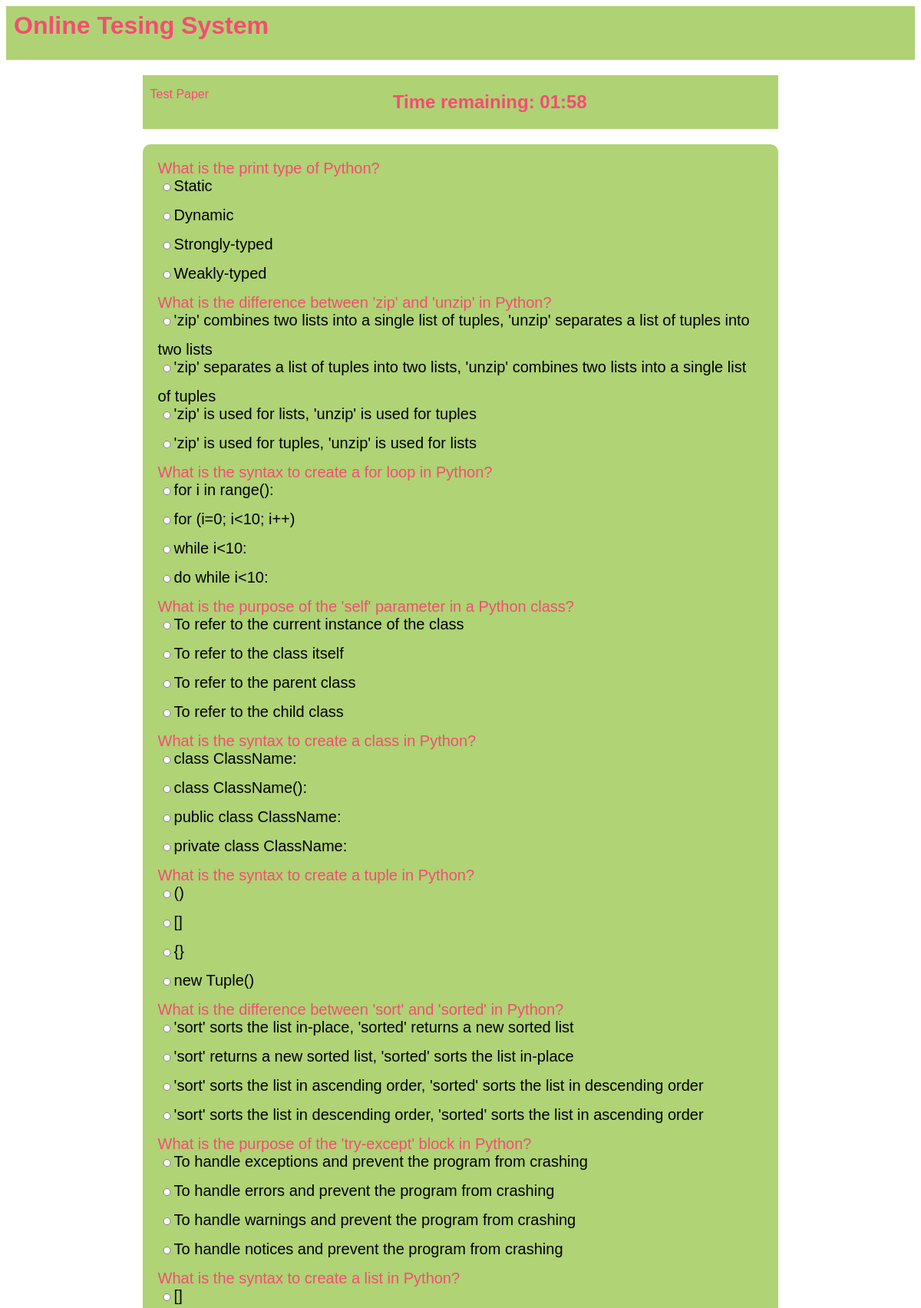
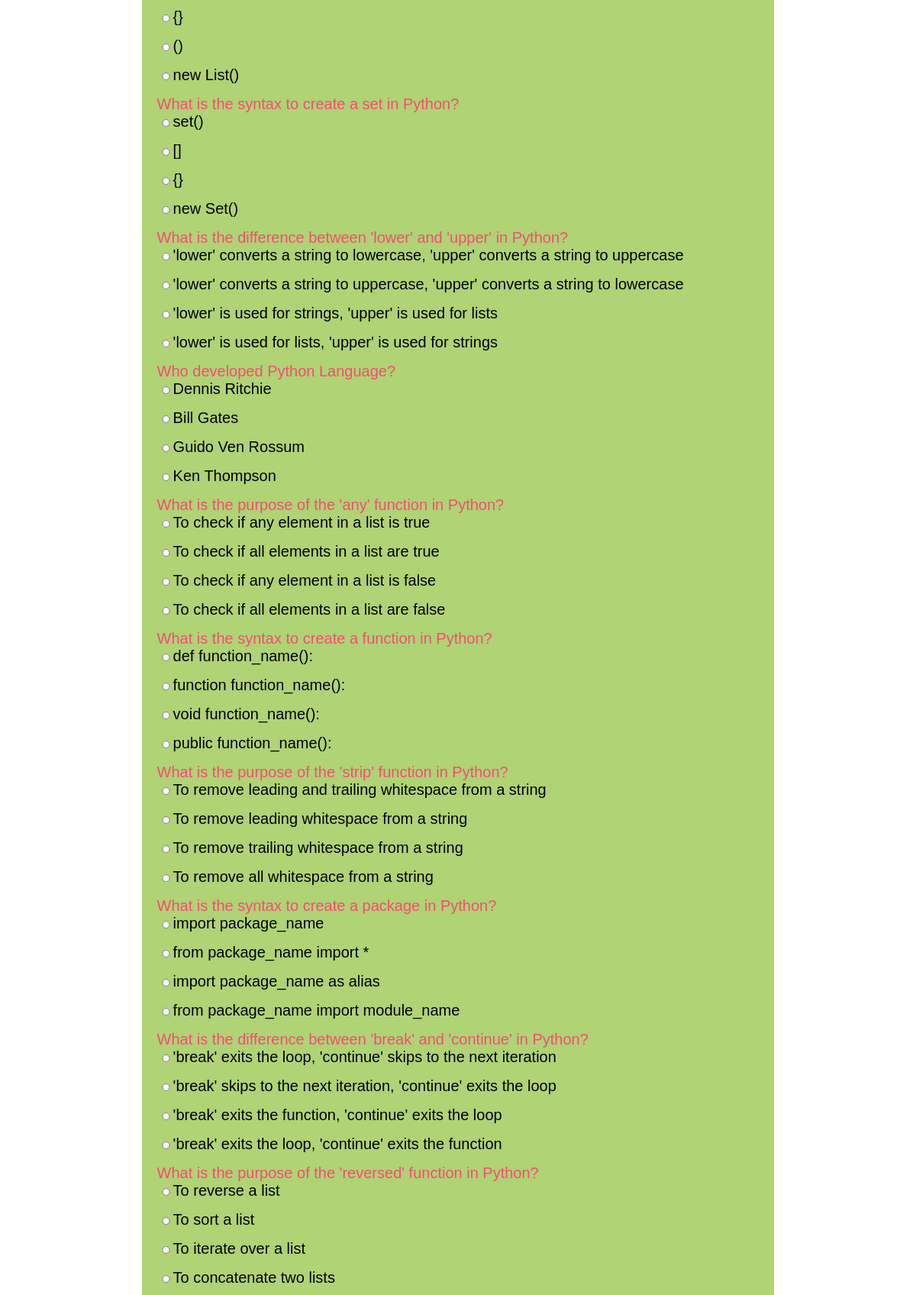
The page /OTS/test-paper?n=30 (upper part) on the database its author committed (2 pictures, top to bottom).
### OTS/models.py (models this page shows)
class Question(models.Model):
    qid=models.BigAutoField(primary_key=True,auto_created=True)
    que=models.TextField()
    a=models.CharField(max_length=255)
    b=models.CharField(max_length=255)
    c=models.CharField(max_length=255)
    d=models.CharField(max_length=255)
    ans=models.CharField(max_length=2)

### OTS/views.py (the view)
# urls.py: path('test-paper',testPaper,name='testPaper'),
def testPaper(request):
    if 'name' not in request.session.keys():
        res=HttpResponseRedirect("login")
    n=request.GET.get('n')
    question_pool=list(Question.objects.all())
    random.shuffle(question_pool)
    question_list=question_pool[:int(n)]
    context={'questions':question_list, 'test_duration': 1
             }  # 30 minutes
    return render(request, 'test_paper.html', context)

### OTS/templates/test_paper.html (shortened to what this page needs)
{% extends 'main.html' %}
{% block test_paper_content %}
    <div class="top">
        <div class="sitename">Test Paper</div>
        <div class="timer" style="margin: 0 auto; display: block; text-align: center;">
            <span id="timer"></span>
        </div>
    </div>
    <form action="{% url 'OTS:calculateTest'%}" method="Post">
        {% for question in questions %}
        <div class="question">
            <input type="hidden" name="qno{{question.qid}}" value="{{question.qid}}">{{question.que}}
        </div>
        <div class="options"><input type="radio" name="q{{question.qid}}" value="a">{{question.a}}</div>
        <div class="options"><input type="radio" name="q{{question.qid}}" value="b">{{question.b}}</div>
        <div class="options"><input type="radio" name="q{{question.qid}}" value="c">{{question.c}}</div>
        <div class="options"><input type="radio" name="q{{question.qid}}" value="d">{{question.d}}</div>
        {% endfor %}
    </form>
{% endblock %}

### OTS/static/theme.css (style rules this page uses)
* { font-family: 'Gill Sans', 'Gill Sans MT', Calibri, 'Trebuchet MS', sans-serif; }
.top { height: 50px; background-color: #AFD275; margin-bottom: 20px; padding: 10px; display: flex; justify-content: space-between; align-items: center; }
.top div.sitename { display: inline-block; color: #f64c72; position: relative; top: -10px; }
.top div.timer { font-size: 24px; font-weight: bold; color: #f64c72; margin-right: 20px; }

### OTS/static/formstyle.css (style rules this page uses)
form { box-sizing: border-box; padding: 20px; border-radius: 10px; background-color: #afd375; display: table; width: 100%; }
input { display: block; width: 100%; margin-bottom: 20px; height: 30px; font-size: 20px; }
.question { color:#f64c72; font-size: 20px; }
.options { font-size: 20px; }
.options input { display: inline; width:fit-content; height: 10px; }

### rows shown on the page
Question: que "What is the print type of Python?", a "Static", b "Dynamic", c "Strongly-typed", d "Weakly-typed"
Question: que "What is the difference between 'zip' and 'unzip' in Python?", a "'zip' combines two lists into a single list of tuples, 'unzip' separates a list of tuples into two lists", b "'zip' separates a list of tuples into two lists, 'unzip' combines two lists into a single list of tuples", c "'zip' is used for lists, 'unzip' is used for tuples", d "'zip' is used for tuples, 'unzip' is used for lists"
Question: que "What is the syntax to create a for loop in Python?", a "for i in range():", b "for (i=0; i<10; i++)", c "while i<10:", d "do while i<10:"
Question: que "What is the purpose of the 'self' parameter in a Python class?", a "To refer to the current instance of the class", b "To refer to the class itself", c "To refer to the parent class", d "To refer to the child class"
Question: que "What is the syntax to create a class in Python?", a "class ClassName:", b "class ClassName():", c "public class ClassName:", d "private class ClassName:"
Question: que "What is the syntax to create a tuple in Python?", a "()", b "[]", c "{}", d "new Tuple()"
Question: que "What is the difference between 'sort' and 'sorted' in Python?", a "'sort' sorts the list in-place, 'sorted' returns a new sorted list", b "'sort' returns a new sorted list, 'sorted' sorts the list in-place", c "'sort' sorts the list in ascending order, 'sorted' sorts the list in descending order", d "'sort' sorts the list in descending order, 'sorted' sorts the list in ascending order"
Question: que "What is the purpose of the 'try-except' block in Python?", a "To handle exceptions and prevent the program from crashing", b "To handle errors and prevent the program from crashing", c "To handle warnings and prevent the program from crashing", d "To handle notices and prevent the program from crashing"
Question: que "What is the syntax to create a list in Python?", a "[]", b "{}", c "()", d "new List()"
Question: que "What is the syntax to create a set in Python?", a "set()", b "[]", c "{}", d "new Set()"
Question: que "What is the difference between 'lower' and 'upper' in Python?", a "'lower' converts a string to lowercase, 'upper' converts a string to uppercase", b "'lower' converts a string to uppercase, 'upper' converts a string to lowercase", c "'lower' is used for strings, 'upper' is used for lists", d "'lower' is used for lists, 'upper' is used for strings"
Question: que "Who developed Python Language?", a "Dennis Ritchie", b "Bill Gates", c "Guido Ven Rossum", d "Ken Thompson"
Question: que "What is the purpose of the 'any' function in Python?", a "To check if any element in a list is true", b "To check if all elements in a list are true", c "To check if any element in a list is false", d "To check if all elements in a list are false"
Question: que "What is the syntax to create a function in Python?", a "def function_name():", b "function function_name():", c "void function_name():", d "public function_name():"
Question: que "What is the purpose of the 'strip' function in Python?", a "To remove leading and trailing whitespace from a string", b "To remove leading whitespace from a string", c "To remove trailing whitespace from a string", d "To remove all whitespace from a string"
Question: que "What is the syntax to create a package in Python?", a "import package_name", b "from package_name import *", c "import package_name as alias", d "from package_name import module_name"
Question: que "What is the difference between 'break' and 'continue' in Python?", a "'break' exits the loop, 'continue' skips to the next iteration", b "'break' skips to the next iteration, 'continue' exits the loop", c "'break' exits the function, 'continue' exits the loop", d "'break' exits the loop, 'continue' exits the function"
Question: que "What is the purpose of the 'reversed' function in Python?", a "To reverse a list", b "To sort a list", c "To iterate over a list", d "To concatenate two lists"
